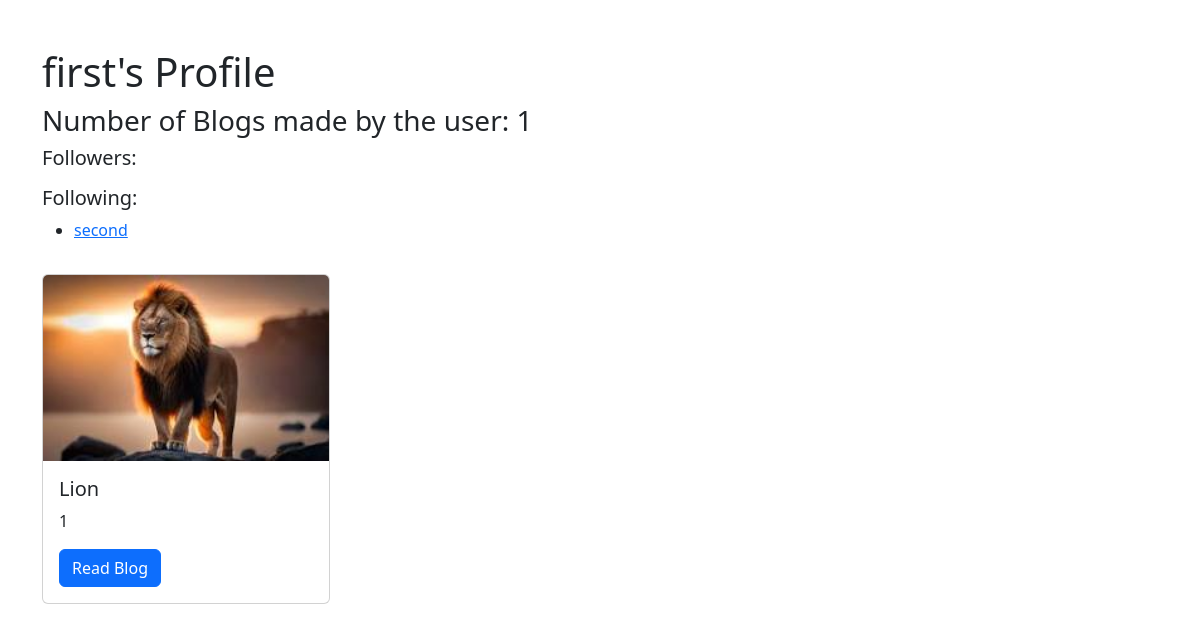
Page /user/first (signed in) on the earlier database version.
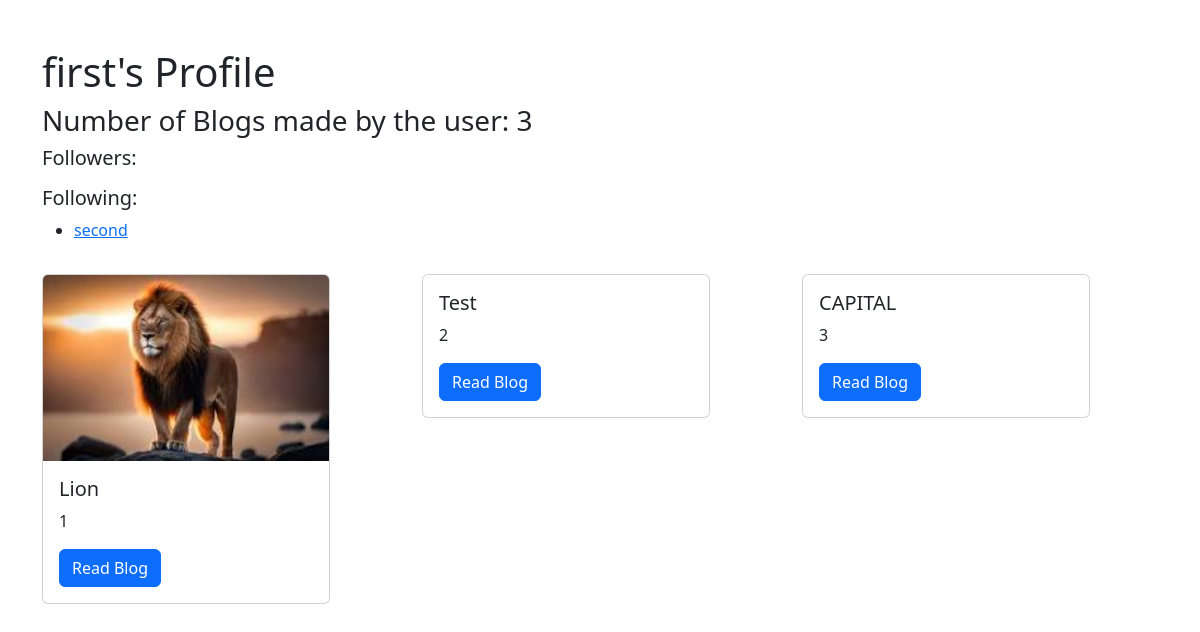
Same page on the later database version.
### application/models.py (models this page shows, shortened)
class User(db.Model):
    id = db.Column(db.Integer, primary_key=True)
    username = db.Column(db.String(20), nullable=False, unique=True) # 20 here is the character limit on the username attribute
    password = db.Column(db.String(100), nullable=False)
    blogs = db.relationship('Blog', backref = 'author') # one to many
    liked_blogs = db.relationship('Blog', backref='likers', secondary='likes') #many to many
    def following(self):
        return User.query.join(Follow, Follow.followed_id==User.id).filter(Follow.follower_id==self.id).all()
    def followers(self):
        return User.query.join(Follow, Follow.follower_id==User.id).filter(Follow.followed_id==self.id).all()

class Blog(db.Model):
    id = db.Column(db.Integer, primary_key=True)
    title = db.Column(db.String(150), nullable=False)
    content = db.Column(db.String(500), nullable=False)
    image_url = db.Column(db.String(150), nullable=True) # storing path for the image
    timestamp = db.Column(db.DateTime, default = datetime.utcnow)
    user_id = db.Column(db.Integer, db.ForeignKey('user.id'), nullable=False)

### application/controllers.py (the view, shortened to what this page needs)
@app.route('/user/<username>')
def user_profile(username):
    user = User.query.filter_by(username=username).first()
    blogs = Blog.query.filter_by(user_id=user.id).all()
    number_of_blogs = len(blogs)
    if session['username']==username:
        return render_template('user_profile.html', user = user, blogs=blogs, number_of_blogs=number_of_blogs, followers=user.followers(), following=user.following(), is_self=True)

### templates/user_profile.html (shortened to what this page needs)
{% extends "base.html" %} {% block content %}
<div class="container mt-5">
  <h1>{{user.username}}'s Profile</h1>
  <h3>Number of Blogs made by the user: {{number_of_blogs}}</h3>
  {% if not is_self %}
  <h5>No. of followers: {{number_followers}}</h5>
  <h5>No. of following: {{number_following}}</h5>
  {% if is_following %}
  <a href="{{url_for('unfollow_route', username = user.username )}}"
    >Unfollow</a
  >
  {% else %}
  <a href="{{url_for('follow_route', username = user.username )}}">Follow</a>
  {% endif %} {% else %}
  <h5>Followers:</h5>
  <h5>Following:</h5>
  <ul>
    {% for followed in following %}
    <li>
      <a href="{{ url_for('user_profile', username=followed.username )}}">
        {{followed.username}}</a
      >
    </li>
    {% endfor %}
  </ul>
  {% endif %}
  <div class="row">
    {% for blog in blogs %}
    <div class="col-md-4">
      <div class="card mt-3" style="width: 18rem">
        {% if blog.image_url %}
        <img
          class="card-img-top"
          src="{{ url_for('static', filename= 'images/' + blog.image_url )}}"
          alt="This is supposed to be blog image"
        />
        {% endif %}
        <div class="card-body">
          <h5 class="card-title">{{ blog.title }}</h5>
          <p>{{ blog.id }}</p>
          <a href="{{url_for('blog', id = blog.id)}}" class="btn btn-primary"
            >Read Blog</a
          >
        </div>
      </div>
    </div>
    {% endfor %}
  </div>
</div>
{% endblock %}

Differences in the rows shown:
added Blog: title "Test", id "2"
added Blog: title "CAPITAL", id "3"
Other differences:
{{ number_of_blogs }}: "1" → "3"
